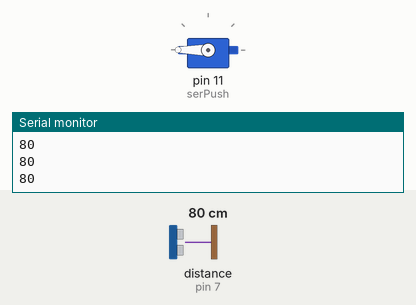
Simulated run of this sketch. Board: Arduino Uno, built with avr-gcc and run on an emulated ATmega328P. On the bench: servo, the last lines printed to the serial monitor. Wiring (inferred from the names in the program): ultrasonic range finder: trigger pin 8; echo pin 7. The inputs (shaded band) are chosen by the test bench; at power-on: distance to the obstacle (sensor on pin 7) 80 cm. The echo pulse lasts 58.3 µs per cm.

Above: at 1.2 s.
1.3 s: distance to the obstacle (sensor on pin 7) set to 12 cm
2.8 s: distance to the obstacle (sensor on pin 7) set to 9 cm
At 3.24 s:
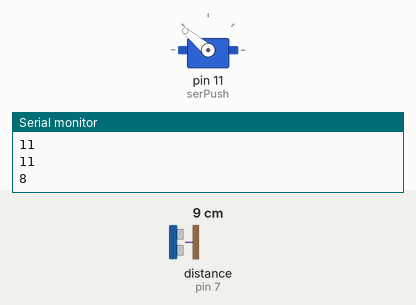
5.8 s: distance to the obstacle (sensor on pin 7) set to 18 cm
At 5.8 s:
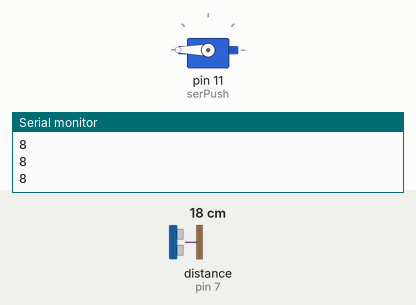
7.3 s: distance to the obstacle (sensor on pin 7) set to 2 cm
At 7.52 s:
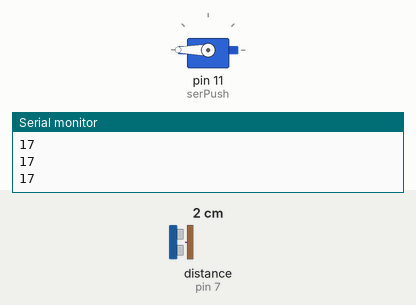
Timing chart, 0 to 11.3 s (numbered marks = the images above; inputs shaded):
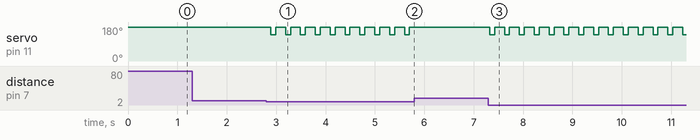

The sketch:

Pusher.ino
```cpp
#include <Servo.h>

#define Echo 7
#define Trig 8

Servo serPush;

unsigned int impulseTime=0;
unsigned int distance_sm=0;

void setup()
{
  pinMode(Trig, OUTPUT); // инициируем как выход
  pinMode(Echo, INPUT); // инициируем как вход
  serPush.attach(11);
  serPush.write(180);
  Serial.begin(9600);
}

void loop()
{
  digitalWrite(Trig, HIGH);
  /* Подаем импульс на вход trig дальномера */
  delayMicroseconds(10); // равный 10 микросекундам
  digitalWrite(Trig, LOW); // Отключаем
  impulseTime=pulseIn(Echo, HIGH); // Замеряем длину импульса
  distance_sm=impulseTime/58; // Пересчитываем в сантиметры
  if(distance_sm < 10)
  {
    serPush.write(140);
    delay(100);
    serPush.write(180);
    delay(100);
  }
  Serial.println(distance_sm); // Выводим на порт
  delay(100);
  /* ждем 0.1 секунды, Следующий импульс может быть излучён, только после исчезновения эха от предыдущего.
   Это время называется периодом цикла (cycle period).
   Рекомендованный период между импульсами должен быть не менее 50 мс.  */
}
```

Measured:
- the behaviour switches between 11 and 10 cm on distance to the obstacle (sensor on pin 7) (found by bisection; images 0 and 1)
- after the input at 2.8 s, servo on pin 11 (serPush): alternates 180° for 0.20 s and 140° for 0.10 s, starting after 0.09 s
- after the input at 5.8 s, servo on pin 11 (serPush): stops changing and stays 180°
- after the input at 7.3 s, servo on pin 11 (serPush): alternates 180° for 0.20 s and 140° for 0.10 s, starting at once
